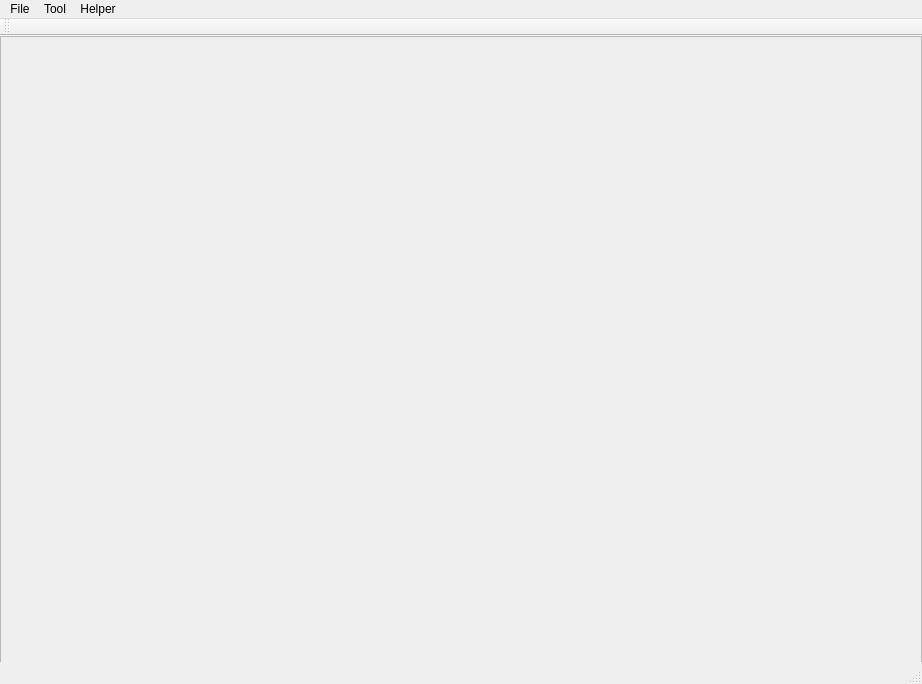
<?xml version="1.0" encoding="UTF-8"?>
<ui version="4.0">
 <class>MainWindow</class>
 <widget class="QMainWindow" name="MainWindow">
  <property name="geometry">
   <rect>
    <x>0</x>
    <y>0</y>
    <width>922</width>
    <height>684</height>
   </rect>
  </property>
  <property name="windowTitle">
   <string>MainWindow</string>
  </property>
  <widget class="QWidget" name="centralWidget">
   <widget class="QScrollArea" name="scrollArea">
    <property name="geometry">
     <rect>
      <x>0</x>
      <y>0</y>
      <width>922</width>
      <height>684</height>
     </rect>
    </property>
    <property name="widgetResizable">
     <bool>true</bool>
    </property>
    <widget class="QWidget" name="scrollAreaWidgetContents">
     <property name="geometry">
      <rect>
       <x>0</x>
       <y>0</y>
       <width>920</width>
       <height>682</height>
      </rect>
     </property>
     <widget class="QLabel" name="label">
      <property name="geometry">
       <rect>
        <x>0</x>
        <y>0</y>
        <width>922</width>
        <height>684</height>
       </rect>
      </property>
      <property name="text">
       <string/>
      </property>
     </widget>
    </widget>
   </widget>
  </widget>
  <widget class="QMenuBar" name="menuBar">
   <property name="geometry">
    <rect>
     <x>0</x>
     <y>0</y>
     <width>922</width>
     <height>25</height>
    </rect>
   </property>
   <widget class="QMenu" name="menuFile">
    <property name="title">
     <string>File</string>
    </property>
    <addaction name="actionOpen_Image"/>
   </widget>
   <widget class="QMenu" name="menuTool">
    <property name="title">
     <string>Tool</string>
    </property>
    <addaction name="actionGet_vanish_x"/>
    <addaction name="actionGet_vanish_y"/>
    <addaction name="actionGet_vanish_z"/>
    <addaction name="actionGet_origin"/>
   </widget>
   <widget class="QMenu" name="menuHelper">
    <property name="title">
     <string>Helper</string>
    </property>
    <addaction name="actionZoom_in"/>
    <addaction name="actionZoom_out"/>
    <addaction name="actionReset_all"/>
    <addaction name="actionDraw_vanish"/>
   </widget>
   <addaction name="menuFile"/>
   <addaction name="menuTool"/>
   <addaction name="menuHelper"/>
  </widget>
  <widget class="QToolBar" name="mainToolBar">
   <attribute name="toolBarArea">
    <enum>TopToolBarArea</enum>
   </attribute>
   <attribute name="toolBarBreak">
    <bool>false</bool>
   </attribute>
  </widget>
  <widget class="QStatusBar" name="statusBar"/>
  <action name="actionOpen_Image">
   <property name="text">
    <string>Open Image</string>
   </property>
   <property name="shortcut">
    <string>Ctrl+O</string>
   </property>
  </action>
  <action name="actionZoom_in">
   <property name="text">
    <string>zoom in</string>
   </property>
   <property name="shortcut">
    <string>Ctrl+=</string>
   </property>
  </action>
  <action name="actionZoom_out">
   <property name="text">
    <string>zoom out</string>
   </property>
   <property name="shortcut">
    <string>Ctrl+-</string>
   </property>
  </action>
  <action name="actionReset_all">
   <property name="text">
    <string>reset all</string>
   </property>
  </action>
  <action name="actionGet_vanish_x">
   <property name="checkable">
    <bool>true</bool>
   </property>
   <property name="text">
    <string>get vanish x</string>
   </property>
  </action>
  <action name="actionGet_vanish_y">
   <property name="checkable">
    <bool>true</bool>
   </property>
   <property name="text">
    <string>get vanish y</string>
   </property>
  </action>
  <action name="actionGet_vanish_z">
   <property name="checkable">
    <bool>true</bool>
   </property>
   <property name="text">
    <string>get vanish z</string>
   </property>
  </action>
  <action name="actionDraw_vanish">
   <property name="text">
    <string>draw vanish</string>
   </property>
  </action>
  <action name="actionGet_origin">
   <property name="checkable">
    <bool>true</bool>
   </property>
   <property name="text">
    <string>get origin</string>
   </property>
  </action>
 </widget>
 <layoutdefault spacing="6" margin="11"/>
 <resources/>
 <connections/>
</ui>
